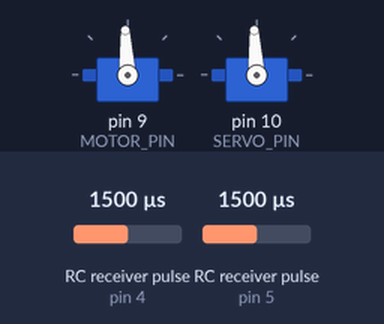
Bench run of a sketch on a simulated Arduino Nano, built with avr-gcc and run on an emulated ATmega328P. Shown: 2 × servo. Wiring (inferred from the names in the program): 2 × RC receiver channel: data pin 4 / data pin 5. The test bench sets the inputs (shaded band); at power-on: RC receiver pulse (sensors on pin 4, pin 5) 1500 µs.

Above: at 1.2 s.
1.3 s: RC receiver pulse (sensor on pin 4) set to 1020 µs
At 2.0 s:
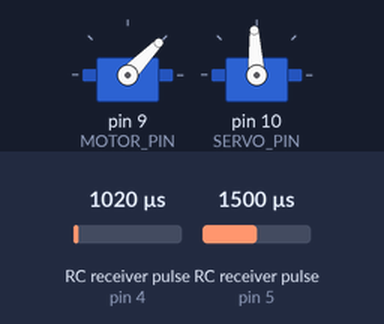
2.8 s: RC receiver pulse (sensor on pin 5) set to 1020 µs
At 4.0 s:
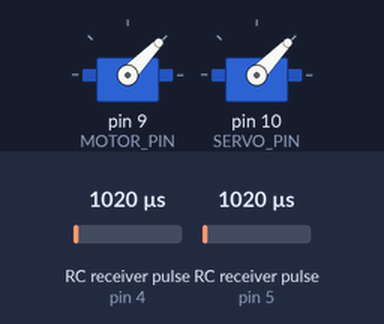
4.3 s: RC receiver pulse (sensor on pin 4) set to 1250 µs
At 5.4 s:
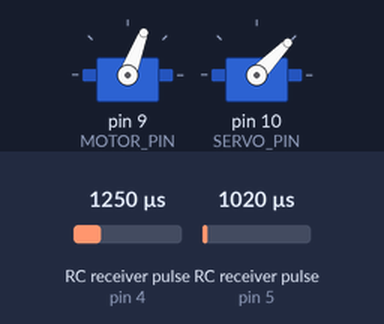
5.8 s: RC receiver pulse (sensor on pin 5) set to 1250 µs
At 6.6 s:
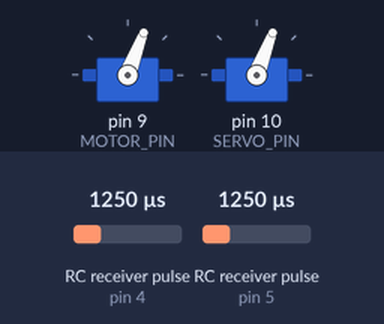
7.3 s: RC receiver pulse (sensor on pin 4) set to 1500 µs
At 7.7 s:
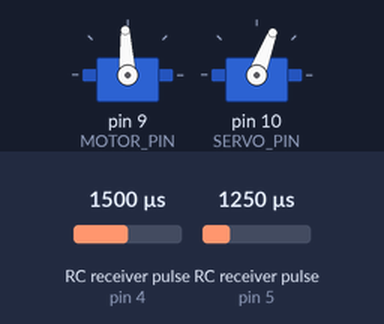
8.8 s: RC receiver pulse (sensor on pin 5) set to 1750 µs
At 10.1 s:
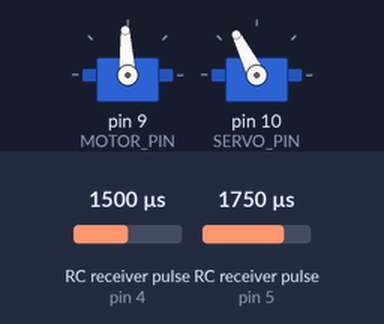
Timing chart, 0 to 11.3 s (numbered marks = the images above; inputs shaded):
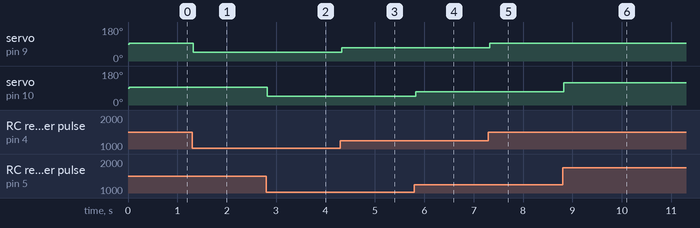

Measured:
- after the input at 1.3 s, servo on pin 9 (MOTOR_PIN): 93° → 46° at once
- after the input at 2.8 s, servo on pin 10 (SERVO_PIN): 93° → 46° at once
- after the input at 4.3 s, servo on pin 9 (MOTOR_PIN): 46° → 69° at once
- after the input at 5.8 s, servo on pin 10 (SERVO_PIN): 46° → 69° at once
- after the input at 7.3 s, servo on pin 9 (MOTOR_PIN): 69° → 93° at once
- after the input at 8.8 s, servo on pin 10 (SERVO_PIN): 69° → 117° at once

The sketch:

read_receiver.ino
```cpp
#include <Servo.h>

float throttleIn = 1500; //global variable for throttle
float steeringIn = 1500; //global variable for steering

class Car {
  public:
    void initArduino();
    void readReceiver();
    void writeToActuators();

  private:

    const int MOTOR_PIN = 9;
    const int SERVO_PIN = 10;

    const int ch1 = 4;
    const int ch2 = 5;

    Servo throttle;
    Servo steering;

    const int MOTOR_MAX = 1750;
    const int MOTOR_MIN = 800;
    const int MOTOR_NEUTRAL = 1500;
    const int THETA_CENTER = 1500;
    const int THETA_MAX = 3000;
    const int THETA_MIN = 0;

    uint16_t microseconds2PWM(uint16_t microseconds);
    float saturateMotor(float x);
    float saturateServo(float x);
};

Car car;

void setup() {
  car.initArduino();
}

//Main Program
void loop() {
  car.readReceiver();
  if (steeringIn < 500) {
    // recieve throttle information from Jetson Nano
  } else {
    car.writeToActuators();
  }
  Serial.print("Throttle PWM: ");
  Serial.print(throttleIn, 4);
  Serial.print(", Throttle PWM: ");
  Serial.print(steeringIn, 4);
  Serial.println();
}

void Car::initArduino() {
  throttle.attach(MOTOR_PIN);
  steering.attach(SERVO_PIN);
  pinMode(ch1, INPUT);
  pinMode(ch2, INPUT);
}

void Car::readReceiver() {
  throttleIn = pulseIn (ch1, HIGH);
  steeringIn = pulseIn (ch2, HIGH);
}

float Car::saturateMotor(float x) {
  if (x > MOTOR_MAX) { x = MOTOR_MAX; }
  if (x < MOTOR_MIN) { x = MOTOR_MIN; }
  return x;
}

float Car::saturateServo(float x) {
  if (x > THETA_MAX) { x = THETA_MAX; }
  if (x < THETA_MIN) { x = THETA_MIN; }
  return x;
}

void Car::writeToActuators() {
  throttle.writeMicroseconds( (uint16_t) saturateMotor( throttleIn ) );
  steering.writeMicroseconds( (uint16_t) saturateServo( steeringIn ) );
}
```
